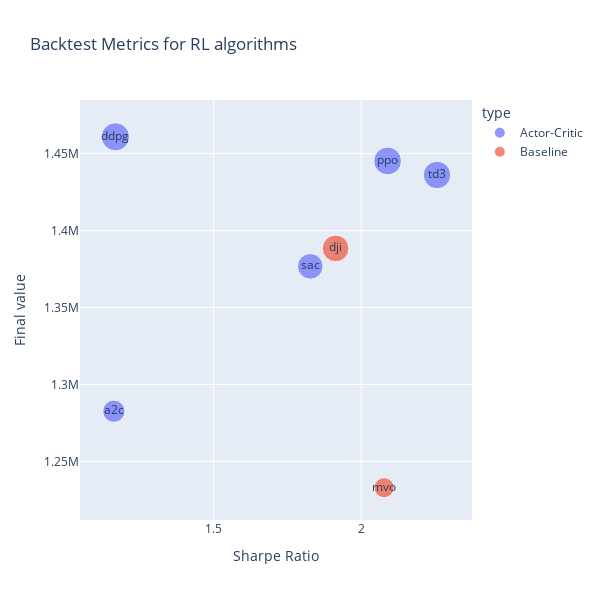

Write notebook code for a chart like this one.
### Code cell
px.scatter(bm, y='Final value', x='Sharpe', color='type',   size='Ann. return', # hover_name='tic',
           title='Backtest Metrics for RL algorithms', text='algo',
           labels={'Final value': 'Final value', 'Sharpe': 'Sharpe Ratio'}, #, 'total_trades': 'Total Trades'
           width=600, height=600, 
          ).show() # template='plotly_white'

### Figure 1 — Plotly figure (JSON) as saved in the notebook; plotly's stock layout.template omitted (floating-point values rounded to 4 significant figures)
{"data": [{"hovertemplate": "type=Actor-Critic<br>Sharpe Ratio=%{x}<br>Final value=%{y}<br>Ann. return=%{marker.size}<br>algo=%{text}<extra></extra>", "legendgroup": "Actor-Critic", "marker": {"color": "#636efa", "size": [0.2066, 0.3311, 0.3203, 0.314, 0.2728], "sizemode": "area", "sizeref": 0.0008277, "symbol": "circle"}, "mode": "markers+text", "name": "Actor-Critic", "orientation": "v", "showlegend": true, "text": ["a2c", "ddpg", "ppo", "td3", "sac"], "type": "scatter", "x": [1.162, 1.167, 2.09, 2.257, 1.827], "xaxis": "x", "y": [1283000.0, 1461000.0, 1445000.0, 1436000.0, 1377000.0], "yaxis": "y"}, {"hovertemplate": "type=Baseline<br>Sharpe Ratio=%{x}<br>Final value=%{y}<br>Ann. return=%{marker.size}<br>algo=%{text}<extra></extra>", "legendgroup": "Baseline", "marker": {"color": "#EF553B", "size": [0.1689, 0.297], "sizemode": "area", "sizeref": 0.0008277, "symbol": "circle"}, "mode": "markers+text", "name": "Baseline", "orientation": "v", "showlegend": true, "text": ["mvo", "dji"], "type": "scatter", "x": [2.078, 1.913], "xaxis": "x", "y": [1233000.0, 1388000.0], "yaxis": "y"}], "layout": {"height": 600, "legend": {"itemsizing": "constant", "title": {"text": "type"}, "tracegroupgap": 0}, "title": {"text": "Backtest Metrics for RL algorithms"}, "width": 600, "xaxis": {"anchor": "y", "domain": [0, 1], "title": {"text": "Sharpe Ratio"}}, "yaxis": {"anchor": "x", "domain": [0, 1], "title": {"text": "Final value"}}}}
